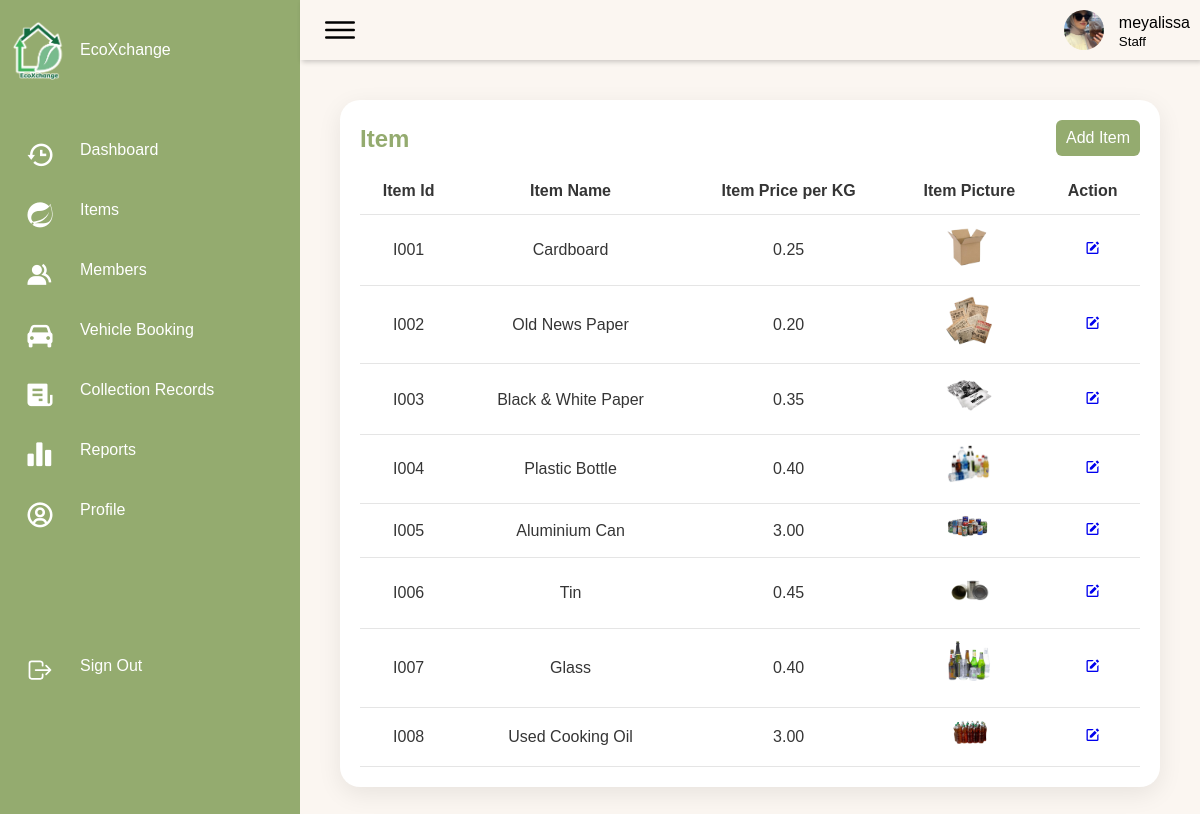
The page /EcoXchange/pages/items-1.php (signed in) on the database its author committed.
### tables this page shows
CREATE TABLE `staff` (
  `staff_ID` varchar(10) NOT NULL,
  `staff_username` varchar(20) NOT NULL,
  `staff_password` varchar(200) NOT NULL,
  `staff_first_name` varchar(30) NOT NULL,
  `staff_last_name` varchar(30) NOT NULL,
  `staff_contact_no` varchar(12) NOT NULL,
  `staff_email` varchar(30) NOT NULL,
  `category` varchar(30) NOT NULL,
  `staff_pict` varchar(255) NOT NULL
);

CREATE TABLE `item` (
  `item_ID` varchar(10) NOT NULL,
  `item_name` varchar(50) NOT NULL,
  `item_price` decimal(16,2) DEFAULT NULL,
  `item_pict` varchar(255) DEFAULT NULL
);

### EcoXchange/includes/fetchUserData.php (called while the page is built, shortened)
<?php
include("dbconn.php");
$username = $_SESSION['username'];
$role = $_SESSION['role'];
if ($role === 'Staff') {
    $sql = "SELECT * FROM staff WHERE staff_username = '$username'";
} elseif ($role === 'Customer') {
    $sql = "SELECT * FROM customer WHERE cust_username = '$username'";
} else {
    header("Location: ../pages/Login.php");
    exit();
}
$query = mysqli_query($dbconn, $sql) or die("Error: " . mysqli_error($dbconn));
$user = mysqli_fetch_assoc($query);
$name = $user["staff_username"] ?? $user["cust_username"];
$image = $user["staff_pict"] ?? $user["cust_pict"];
?>

### EcoXchange/pages/items-1.php (the view, shortened to what this page needs)
<?php
include('../includes/dbconn.php');
include('../includes/fetchUserData.php');
?>
<!DOCTYPE html>
<html lang="en">
<head>
    <link href="https://unpkg.com/boxicons@2.0.7/css/boxicons.min.css" rel="stylesheet" />
    <link rel="stylesheet" href="../style/items-1.css">
    <link rel="stylesheet" href="../style/alert.css">
</head>
<body>
    <div class="container">
        <?php include('sidebar-1.php'); ?>
        <div class="main">
            <?php include('header.php'); ?>
            <div class="content">
                <div class="details">
                    <div class="itemlist">
                        <div class="tableHeader">
                            <h2>Item</h2>
                            <a href="add-item.php" class="btn">Add Item</a>
                        </div>
                        <?php
                            include("../includes/dbconn.php");
                            $sql = "SELECT * FROM item";
                            $query = mysqli_query($dbconn, $sql);
                            $num_rows = mysqli_num_rows($query);
                            if($num_rows == 0){
                                echo "No item found";
                            } else {
                                echo '<table class="table1">';
                                echo "<thead>";
                                echo"<tr>";
                                echo"<td>Item Id</td>";
                                echo"<td>Item Name</td>";
                                echo"<td>Item Price per KG</td>";
                                echo"<td>Item Picture</td>";
                                echo"<td>Action</td>";
                                echo"</tr>";
                                echo "</thead>";
                                while($row = mysqli_fetch_array($query)){
                                    echo "<tbody>";
                                        echo"<tr>";
                                            echo"<td>".$row["item_ID"]."</td>";
                                            echo"<td>".$row["item_name"]."</td>";
                                            echo"<td>".$row["item_price"]."</td>";
                                            echo '<td><img src="' . $row['item_pict'] . '" alt=""></td>';
                                            echo"<td><a href='editItem.php?item_ID=".$row["item_ID"]."'><i class='bx bxs-edit'></a></td>";
                                        echo"</tr>";
                                    echo "</tbody>";
                                }
                                echo '</table>';
                            }
                        ?>
                    </div>
                </div>
            </div>
        </div>
    </div>
</body>
</html>

### EcoXchange/pages/header.php
<div class="topbar">
    <div class="toggle">
        <ion-icon name="menu-outline"></ion-icon>
    </div>
    <div class="user">
        <img src="<?php echo $image; ?>" alt="">
        <div class="info">
            <p><?php echo $name; ?></p>
            <small><?php echo $role; ?></small>
        </div>
    </div>
</div>

### EcoXchange/style/items-1.css (style rules this page uses)
.content img { width:50px; }
.content { width: 100%; }
.table1 tr { background-color: white ; color: black; }
.table1 td, .table1 th { text-align: center; }
.details { position: relative; width: 100%; padding: 20px; }
.details .itemlist { position: relative; display: grid; min-height: 500px; background: var(--white-color); padding: 20px; box-shadow: 0 7px 25px rgba(0, 0, 0, 0.08); border-radius: 20px; }
.details .tableHeader { display: flex; justify-content: space-between; align-items: flex-start; }
.tableHeader h2 { font-weight: 600; color: var(--primary-color); }
.tableHeader .btn { position: relative; padding: 5px 10px; background: var(--primary-color); text-decoration: none; color: var(--white-color); border-radius: 6px; }
.details table { width: 100%; border-collapse: collapse; margin-top: 10px; }
.details table thead td { font-weight: 600; }
.details .itemlist table tr { color: var(--dark-color); border-bottom: 1px solid rgba(0, 0, 0, 0.1); }
.details .itemlist table tr:last-child { border-bottom: 1px solid rgba(0, 0, 0, 0.1); }
.details .itemlist table tr td { padding: 10px; }
.details .itemlist table tr td:last-child { text-align: center; }
.details .itemlist table tr td:nth-child(2) { text-align: center; }
.details .itemlist table tr td:nth-child(3) { text-align: center; }
.content { padding:20px; }

### EcoXchange/style/SidebarUser.css (style rules this page uses)
* { font-family: "Ubuntu", sans-serif; margin: 0; padding: 0; box-sizing: border-box; }
body { min-height: 100vh; overflow-x: hidden; }
.container { position: relative; width: 100%; }
.main { position: absolute; width: calc(100% - 300px); left: 300px; min-height: 100vh; background: var(--background-color); transition: 0.5s; }
.topbar { width: 100%; height: 60px; display: flex; justify-content: space-between; align-items: center; padding: 0 10px; box-shadow: 2px 2px 5px rgba(0, 0, 0, 0.2); }
.toggle { position: relative; width: 60px; height: 60px; display: flex; justify-content: center; align-items: center; font-size: 2.5rem; cursor: pointer; }
.user { position: relative; display: flex; }
.user img { width: 40px; height: 40px; object-fit: cover; border-radius: 50%; cursor: pointer; }
.user .info { margin-left: 15px; height: 40px; }
.user p { margin-bottom: -8px; }
.user small { margin-top: -8px; }
.content { padding:20px; }

### EcoXchange/style/style.css (style rules this page uses)
:root { --background-color: #FBF6F1; --primary-color: #94AB6F; --dark-prim-color: #849B60; --secondary-color: #136B40; --white-color: #fff; --dark-color: #353535; --black-color: black; --text-grey: grey; --body-font: "Poppins", sans-serif, "Martel"; --biggest-font-size: 4.5rem; --h1-font-size: 2.5rem; --h2-font-size: 1.5rem; --h3-font-size: 1.25rem; --normal-font-size: 1rem; --small-font-size: 0.875rem; --smaller-font-size: 0.813rem; --font-medium: 400; --font-semi-bold: 600; --font-bold: 700; --mb-1: 0.5rem; --mb-2: 1rem; --mb-3: 1.5rem; --mb-4: 2rem; --mb-5: 2.5rem; --mb-6: 3rem; --z-normal: 1; --z-tooltip: 10; --z-fixed: 100; --screen-size: 80vh; --padding-size: 4rem 0 2rem; }
html { scroll-behavior: smooth; }
* { text-decoration: none; list-style: none; }
body { margin: var(--header-height) 0 0 0; font-family: var(--body-font); font-size: var(--normal-font-size); font-weight: var(--font-medium); background-color: var(--background-color); line-height: 1.6; }

### rows shown on the page
staff: staff_pict (picture), staff_username "meyalissa"
item: item_ID "I001", item_name "Cardboard", item_price "0.25", item_pict (picture)
item: item_ID "I002", item_name "Old News Paper", item_price "0.20", item_pict (picture)
item: item_ID "I003", item_name "Black & White Paper", item_price "0.35", item_pict (picture)
item: item_ID "I004", item_name "Plastic Bottle", item_price "0.40", item_pict (picture)
item: item_ID "I005", item_name "Aluminium Can", item_price "3.00", item_pict (picture)
item: item_ID "I006", item_name "Tin", item_price "0.45", item_pict (picture)
item: item_ID "I007", item_name "Glass", item_price "0.40", item_pict (picture)
item: item_ID "I008", item_name "Used Cooking Oil", item_price "3.00", item_pict (picture)

### other values the page prints
$role "Staff"
